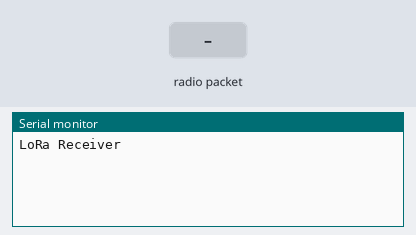
Bench run of a sketch on a simulated Arduino Uno, built with avr-gcc and run on an emulated ATmega328P. Parts: the last lines printed to the serial monitor. The test bench sets the inputs (shaded band). No radio packets arrive unless stated.

Above: at 1.2 s.
1.3 s: radio packet "1" arrives
At 2.6 s:
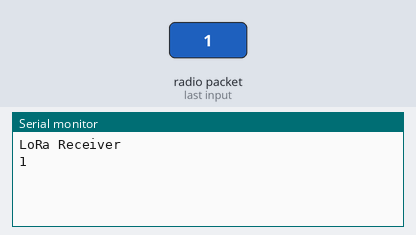
2.9 s: radio packet "0" arrives
At 4.0 s:
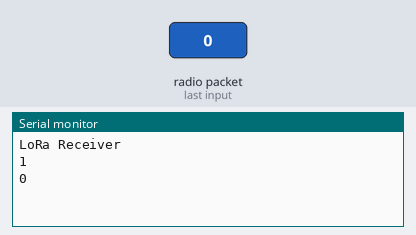
4.4 s: radio packet "2" arrives
At 5.1 s:
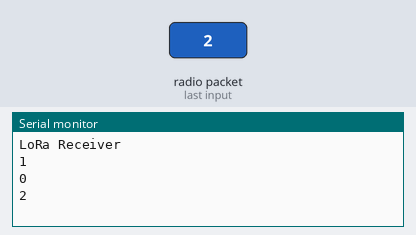

Measured:
- after the input at 1.3 s, the serial monitor: prints a new line after 0.10 s (image 1)
- after the input at 2.9 s, the serial monitor: prints a new line after 0.10 s (image 2)
- after the input at 4.4 s, the serial monitor: prints a new line after 0.10 s (image 3)

The sketch:

lora_reciver.ino
```cpp
#include <SPI.h>
#include <LoRa.h>


void setup() {
  Serial.begin(9600);
  while (!Serial);

  Serial.println("LoRa Receiver");

  if (!LoRa.begin(433E6)) {
    Serial.println("Starting LoRa failed!");
    while (1);


}
}

void loop() {
  // try to parse packet
  int packetSize = LoRa.parsePacket();
  if (packetSize) {
    // received a packet
    //Serial.println("Received packet:");
     String a = "";
    // read packet
    while (LoRa.available()) {
     a  += (char)LoRa.read();


    delay(100);
    }
    Serial.println(a);
  // Serial.println(LoRa.packetRssi());


  }
    //lcd.print((LoRa.packetRssi()));
    //delay(1000);


}
```
